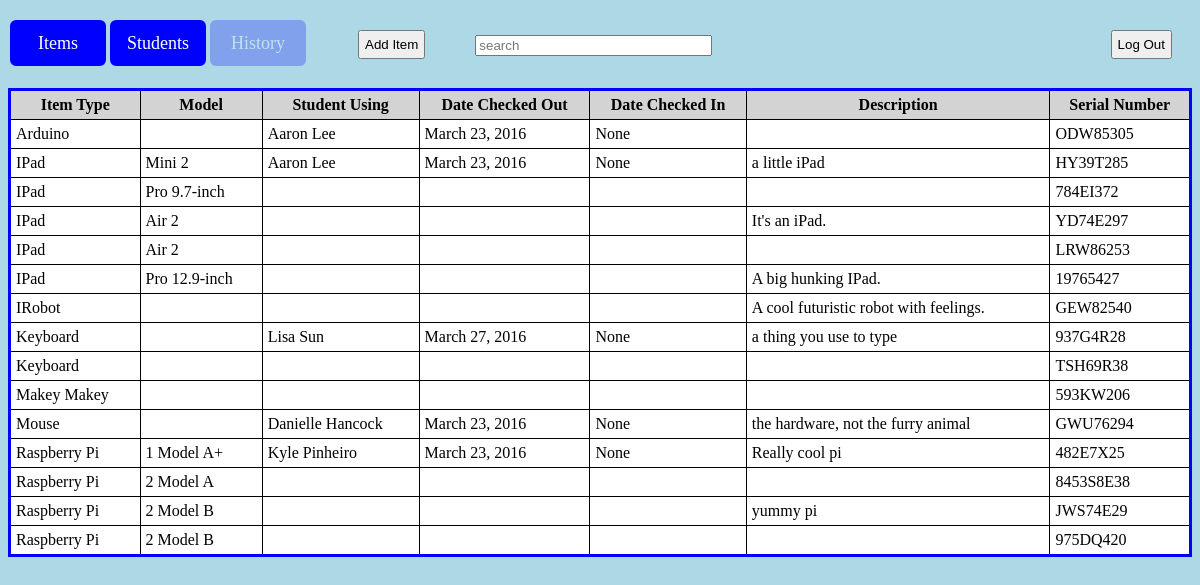
/checkout/history, run on an earlier commit of the app's database.
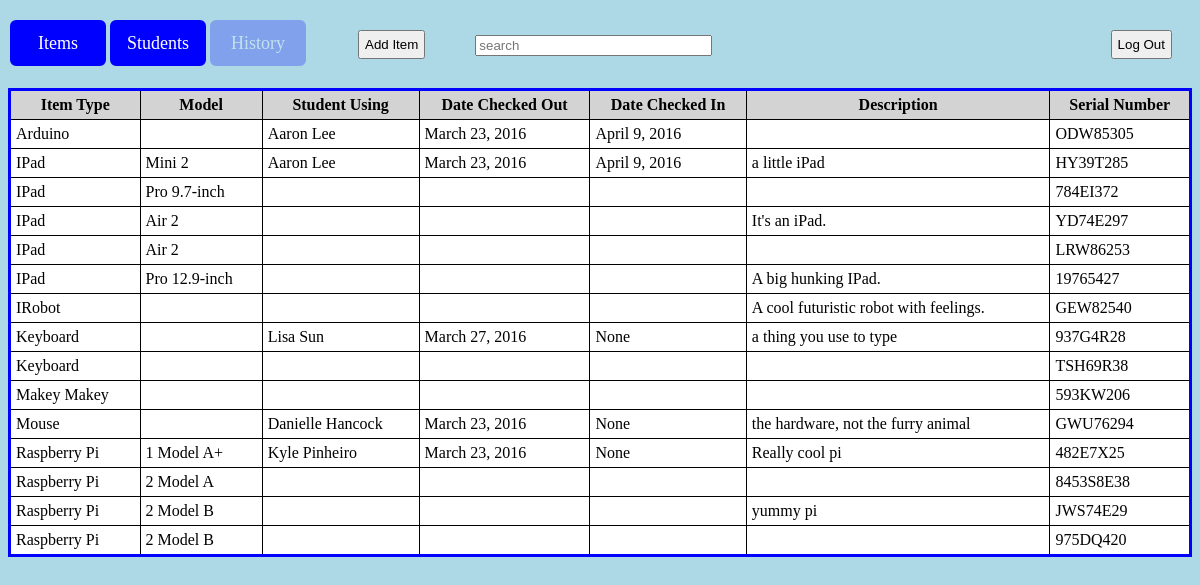
And on a later commit of the database.
### checkout/models.py (models this page shows, shortened)
class Item(models.Model):
    item_id = models.AutoField(primary_key=True)
    kit_number = models.IntegerField(null=True)
    checked_out = models.BooleanField(default=False)
    serial_number = models.CharField(max_length=20) # check whether this is right
    model_number = models.CharField(max_length=50, blank=True, null=True)
    purchase_date = models.DateField('date purchased')
    category = models.CharField(max_length=20)
    description = models.TextField(blank=True, null=True)
    created_date = models.DateTimeField(default=timezone.now)
    published_date = models.DateTimeField(blank=True, null=True)

class Checkout(models.Model): #by not specifying a primary key, django will create an autoincrementing field to be the primary key
    item = models.ForeignKey(Item, on_delete=models.CASCADE)
    borrower = models.ForeignKey(User,related_name='borrower',null=True,on_delete=models.SET_NULL)
    authorizer = models.ForeignKey(User,related_name='authorizer',null=True,on_delete=models.SET_NULL)
    checkout_date = models.DateField('checkout date')
    checkin_date = models.DateField('checkin date',null=True,blank=True)

class User(models.Model):
    user_id = models.AutoField(primary_key=True)
    first_name = models.CharField(max_length=25)
    last_name = models.CharField(max_length=40)
    email = models.EmailField(max_length=40)
    STAFF = 'STAFF'
    STUDENT = 'STUDENT'
    USER_TYPE_CHOICES = (
        (STAFF, 'Staff'),
        (STUDENT, 'Student')
        )
    user_type = models.CharField(max_length=7,
                     choices=USER_TYPE_CHOICES,
                     default=STUDENT)

### checkout/views.py (the view)
def checkoutHistory(request):
    checkouts = {checkout.item.item_id: checkout for checkout in Checkout.objects.all()}
    items = []
    for item in Item.objects.all().order_by('category'):
        checkout = checkouts.get(item.item_id)
        items.append((item, checkout))
    return render(request, 'checkout/checkoutHistory.html', {'items': items})

### checkout/templates/checkout/checkoutHistory.html (shortened to what this page needs)
<!DOCTYPE html>
<html>
<head>
</head>
<body>
	<form action="{%url 'checkout.views.items' %}" method="get">
		<button id="b1"> Items</button>
	</form>
	<form action="{%url 'checkout.views.students' %}" method="get">
		<button id="b1"> Students</button>
	</form>
	<button id="b1" style="opacity:.25"> History</button>
	<form action="{%url 'admin:checkout_item_add' %}" method="get">
		<button style="float:left; margin-left: 50px; margin-top:22px; padding:5px">Add Item</button>
	</form>
	<input type="search" style="float:left; margin-left: 50px; margin-top:27px; width:20%" placeholder="search">
	<button type="button" style="float:right; margin-right: 20px; margin-top: 22px; padding:5px">Log Out</button>
	<table style="border: 3px solid blue; border-collapse: collapse; background-color:white; width:100%">
	<tr>
		 <th>Item Type</th>
		 <th>Model</th>
		<th>Student Using</th>
		<th>Date Checked Out</th>
		<th>Date Checked In</th>
		<th>Description</th>
		<th>Serial Number</th>
	</tr>
		{% for item in items %}
		<tr>
			<td>{{item.0.category}}</td>
			<td>{{item.0.model_number}}</td>
			<td>{{item.1.borrower.first_name}} {{item.1.borrower.last_name}}</td>
			<td>{{item.1.checkout_date}}</td>
			<td>{{item.1.checkin_date}}</td>
			<td>{{item.0.description}}</td>
			<td>{{item.0.serial_number}}</td>
       </tr>
       {% endfor %}
	</table>
</body>
</html>

What changed in the data, as far as the page shows it:
changed through a linked row, Item "Arduino": checkin_date "None" → "April 9, 2016"
changed through a linked row, Item "Mini 2": checkin_date "None" → "April 9, 2016"
